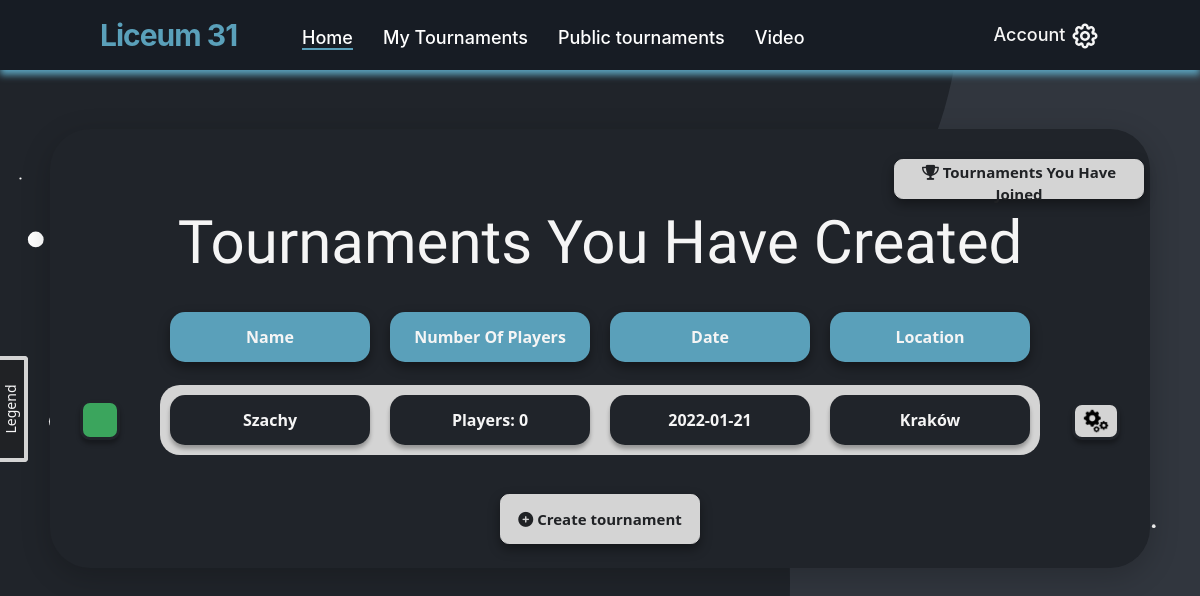
The page /tournaments (signed in) on the database as committed earlier.
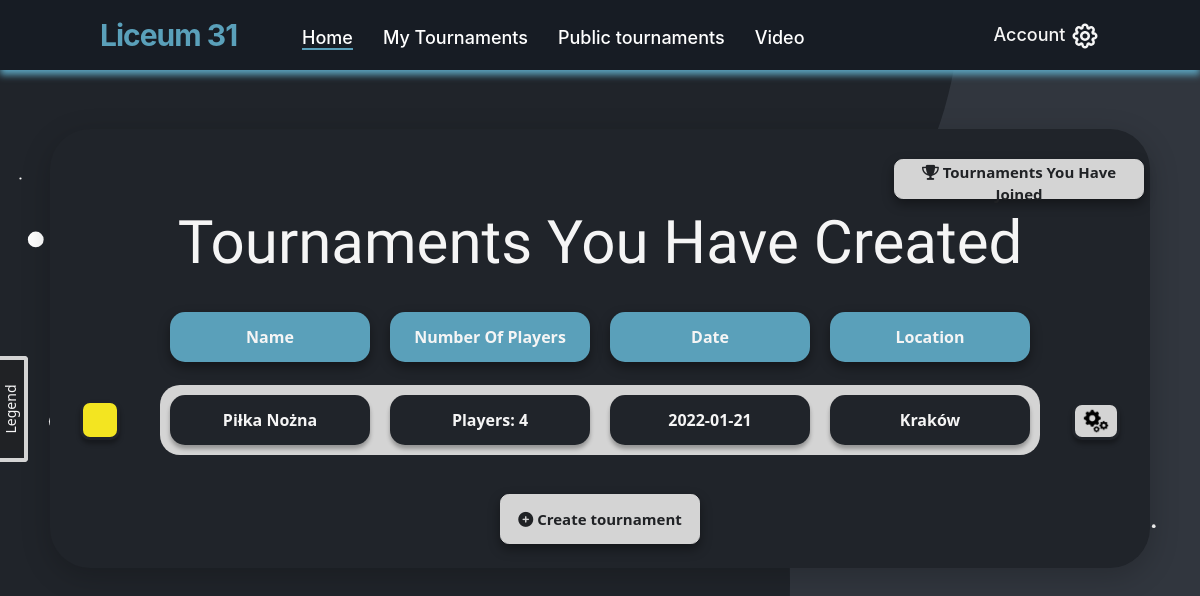
The same page on the database as committed later.
### website/models.py (models this page shows)
class Tournament(db.Model):
    id = db.Column(db.Integer,primary_key=True)
    user_id = db.Column(db.Integer,db.ForeignKey('user.id'))
    name = db.Column(db.String(150))
    date = db.Column(db.Date)
    location = db.Column(db.String(150))
    discipline = db.Column(db.String(150))
    type = db.Column(db.String(150))
    movielink = db.Column(db.String(150))
    status = db.Column(db.String(150), default="upcoming")
    is_public = db.Column(db.Boolean(),default=False)
    current_round_number = db.Column(db.Integer(),default=0)
    max_rounds = db.Column(db.Integer(),default = 100000000)
    edited_duel_id = db.Column(db.Integer())
    rounds = db.relationship('Round')
    duels = db.relationship('Duel')
    opponents = db.relationship('Opponent')
    standings = db.relationship('Standing')

### website/views.py (the view)
@views.route('/tournaments', methods=['GET', 'POST'])
@login_required
def tournaments():
    return render_template("tournaments.html", user=current_user)

### website/__init__.py (called while the page is built)
def create_app():
    app = Flask(__name__)
    app.config['SECRET_KEY'] = 'kjabwdlajbal'
    app.config['SQLALCHEMY_DATABASE_URI'] = f'sqlite:///{DB_NAME}'
    app.config['SQLALCHEMY_TRACK_MODIFICATIONS'] = False
    db.init_app(app)  # inicjowanie bazy danych dla aplikacji
    from .views import views
    from .auth import auth
    app.register_blueprint(views, url_prefix='/')
    app.register_blueprint(auth, url_prefix='/')
    from .models import User
    create_datebase(app)
    login_manager = LoginManager()
    login_manager.login_view = 'auth.login'
    login_manager.init_app(app)
    @login_manager.user_loader
    def load_user(id):
        return User.query.get(int(id))
    return app

### website/templates/tournaments.html (shortened to what this page needs)
{% extends "base.html" %} {% block title %}Tournaments You Have Created{% endblock %} {% block content %}
<section class="tournaments_box_container container_tournaments">
    <br />
    <div align="right">
        <a href="/joined-tournaments">
            <button id="btn" style="margin: 6px;" type="button" class="btn-danger_join_tournaments">
            <i title="Tournaments You Have Joined" class="fa fa-trophy"></i>
            Tournaments You Have Joined
        </button>
        </a>
    </div>
    <h3 align="center">Tournaments You Have Created</h3>
    {% if user.tournaments|length > 0 %}
    <table style="margin: auto">
        <tbody style="display: flex; margin-top: 15px">
            <tr class="btn-danger_nav_list_group_tournaments">
                <div align="center ">
                    <td>Name</td>
                </div>
            </tr>
            <tr class="btn-danger_nav_list_group_tournaments">
                <div align="center ">
                    <td>Number Of Players</td>
                </div>
            </tr>
            <tr class="btn-danger_nav_list_group_tournaments">
                <div align="center ">
                    <td>Date</td>
                </div>
            </tr>
            <tr class="btn-danger_nav_list_group_tournaments">
                <div align="center ">
                    <td>Location</td>
                </div>
            </tr>
        </tbody>
        {% for tournament in user.tournaments %}
        <table style="margin: auto">
            <tbody class="btn_tournaments_list" onClick="showTournament({{tournament.id}}) " style="display: flex; margin-bottom: 15px">
                <button title="Tournament Settings" style="float: right; margin-top: 30px; margin-bottom: -55px" id="myBtnSettings-{{loop.index}}" class="icon_settings">
                    <img src="../static/pngegg.png" width="30" height="30" />
                </button> {% if tournament.status == 'upcoming' %}
                <button style="margin-left: 30px; margin-right: -70px" class="btn_activity upcoming"></button> {% endif %} {% if tournament.status == 'active' %}
                <button style="margin-left: 30px; margin-right: -70px" class="btn_activity conduct"></button> {% endif %}
                <tr class="btn-danger_nav_list_group_tournaments_name" align="center ">
                    <td>{{tournament.name}}</td>
                </tr>
                <tr class="btn-danger_nav_list_group_tournaments_name" align="center ">
                    <td>Players: {{tournament.opponents|length}}</td>
                </tr>
                <tr class="btn-danger_nav_list_group_tournaments_name" align="center ">
                    <td>{{tournament.date}}</td>
                </tr>
                <tr class="btn-danger_nav_list_group_tournaments_name" align="center ">
                    <td>{{tournament.location}}</td>
                </tr>
            </tbody>
        </table>
        {% endfor %}
        <br />
    </table>
    <div class="box">
        <div class="box__content">
            <div class="box__title">Legend</div>
        </div>
    </div>
    {% else %}
    <h5 style="color: white" align="center">
        <i class="fa fa-info-circle"></i> Eventually your have no created tournaments.
    </h5>
    <br> {% endif %}
    <div align="center ">
        <a href="/new-tournament ">
            <button id="btn" type="button " class="btn-danger_nav_tournaments">
            <i class="fa fa-plus-circle"></i>
                Create tournament
            </button>
        </a>
    </div>
    <br />
</section>
{% endblock %}

Rows that differ between the two databases and show on the page:
changed Tournament "Kraków": status "active" → "upcoming" (drawn); name "Szachy" → "Piłka Nożna"; opponents|length "0" → "4"
